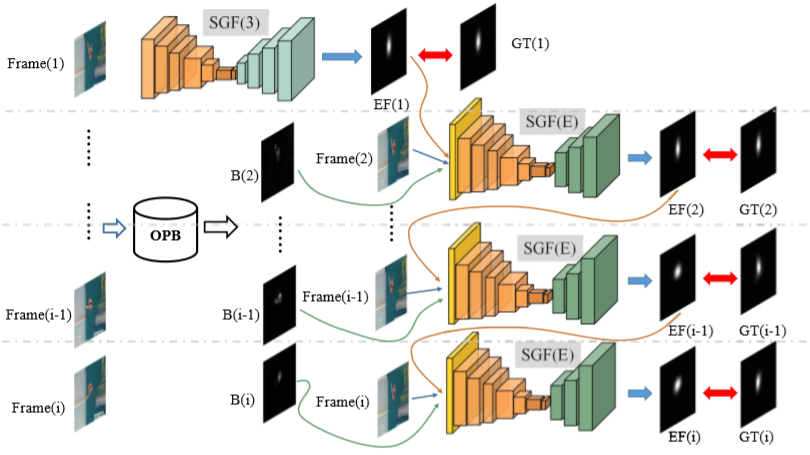
%> input picture figs/sg-fcn.png, 810 x 455 px
$ octave --eval "result = edge_detect(imread('../../figs/sg-fcn.png'));"   (GNU Octave 9; MATLAB toolbox functions it lacks are replaced by stand-ins)
%> lines starting %> are read from the running program, lines starting %| are printed output that depends on the picture
### OPB/computer/edge_canny.m
function [eout,thresh,mag] = edge_canny(varargin)


[a,method,thresh,sigma,~,~,~,~] = parse_inputs(varargin{:});
%> in parse_inputs, `I = varargin{1};`:
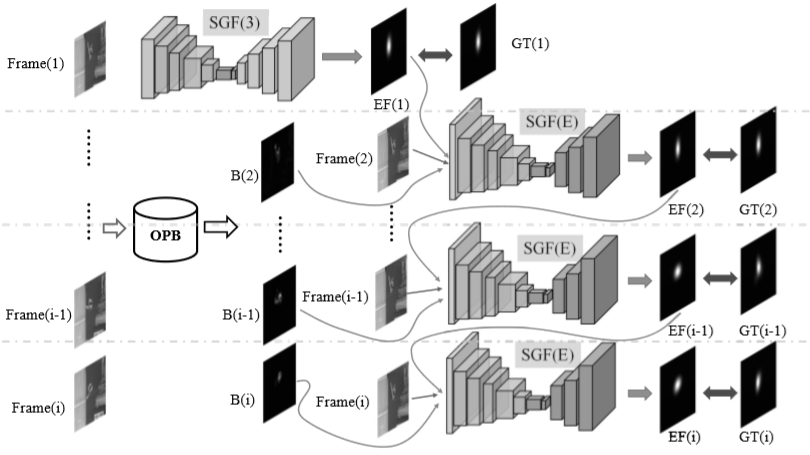
%> I: size 455x810 uint8; min 0, max 255, mean 217.2
%> the loop in parse_inputs, `for i = 2:nargin` made 1 pass
%> (str, j, Method) on pass 1: ('canny', 1, 'canny')
%> after the loop in parse_inputs, `for i = 2:nargin`: Direction = 'both'; Thinning = true
%> after the loop in parse_inputs, `for i = nonstr`: Sigma = 1; threshSpecified = 0
%> method = 'canny'; thresh = []; sigma = 1

% Check that the user specified a valid number of output arguments


% Transform to a double precision intensity image if necessary
if ~isa(a,'double') && ~isa(a,'single')
  a = im2single(a);
end

[m,n] = size(a);
%> m = 455; n = 810

% The output edge map:
e = false(m,n);

if strcmp(method,'canny')
  % Magic numbers
  GaussianDieOff = .0001;
  PercentOfPixelsNotEdges = .7; % Used for selecting thresholds
  ThresholdRatio = .4;          % Low thresh is this fraction of the high.

  % Design the filters - a gaussian and its derivative

  pw = 1:10; % possible widths
  ssq = sigma^2;
%> ssq = 1
  width = find(exp(-(pw.*pw)/(2*ssq))>GaussianDieOff,1,'last');
%> width = 4
  if isempty(width)
    width = 1;  % the user entered a really small sigma
  end

  t = (-width:width);
%> t = [-4 -3 -2 -1 0 1 2 3 4]
  gau = exp(-(t.*t)/(2*ssq))/(2*pi*ssq);     % the gaussian 1D filter
%> gau = [5.34e-05 0.00177 0.0215 0.0965 0.159 0.0965 0.0215 0.00177 5.34e-05]

  % Find the directional derivative of 2D Gaussian (along X-axis)
  % Since the result is symmetric along X, we can get the derivative along
  % Y-axis simply by transposing the result for X direction.
  [x,y]=meshgrid(-width:width,-width:width);
  dgau2D=-x.*exp(-(x.*x+y.*y)/(2*ssq))/(pi*ssq);
%> dgau2D = [1.43e-07 3.56e-06 2.89e-05 6.48e-05 0 -6.48e-05 -2.89e-05 -3.56e-06 -1.43e-07; 4.74e-06 0.000118 0.000957 0.00214 0 -0.00214 -0.000957 -0.000118 -4.74e-06; 5.78e-05 0.00144 0.0117 0.0261 0 -0.0261 -0.0117 -0.00144 -5.78e-05; 0.000259 0.00643 0.0523 0.117 0 -0.117 -0.0523 -0.00643 -0.000259; 0.000427 0.0106 0.0862 0.193 0 -0.193 -0.0862 -0.0106 -0.000427; 0.000259 0.00643 0.0523 0.117 0 -0.117 -0.0523 -0.00643 -0.000259; 5.78e-05 0.00144 0.0117 0.0261 0 -0.0261 -0.0117 -0.00144 -5.78e-05; 4.74e-06 0.000118 0.000957 0.00214 0 -0.00214 -0.000957 -0.000118 -4.74e-06; 1.43e-07 3.56e-06 2.89e-05 6.48e-05 0 -6.48e-05 -2.89e-05 -3.56e-06 -1.43e-07]

  % Convolve the filters with the image in each direction
  % The canny edge detector first requires convolution with
  % 2D gaussian, and then with the derivitave of a gaussian.
  % Since gaussian filter is separable, for smoothing, we can use
  % two 1D convolutions in order to achieve the effect of convolving
  % with 2D Gaussian.  We convolve along rows and then columns.
  %smooth the image out

  aSmooth=imfilter(a,gau,'conv','replicate');
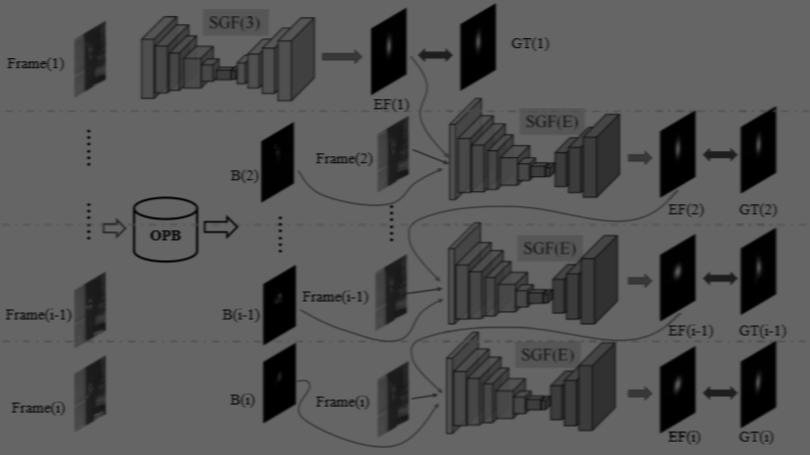
%> aSmooth: size 455x810 single; min 0.000708, max 0.399, mean 0.34
  aSmooth=imfilter(aSmooth,gau','conv','replicate');
%  imshow(aSmooth);

  %apply directional derivatives
  ax = imfilter(aSmooth, dgau2D, 'conv','replicate');
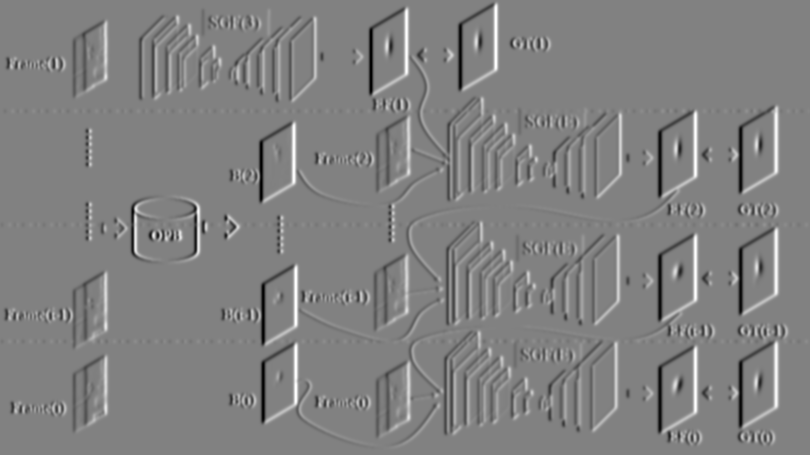
%> ax: size 455x810 single; min -0.0846, max 0.082, mean -1.23e-07; drawn with min black and max white
  ay = imfilter(aSmooth, dgau2D', 'conv','replicate');
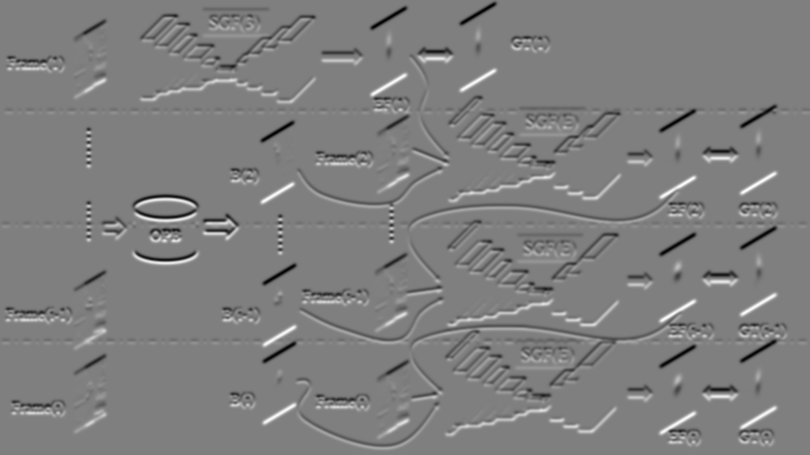
%> ay: size 455x810 single; min -0.0706, max 0.0707, mean 1.64e-08; drawn with min black and max white
  %

  mag = sqrt((ax.*ax) + (ay.*ay));
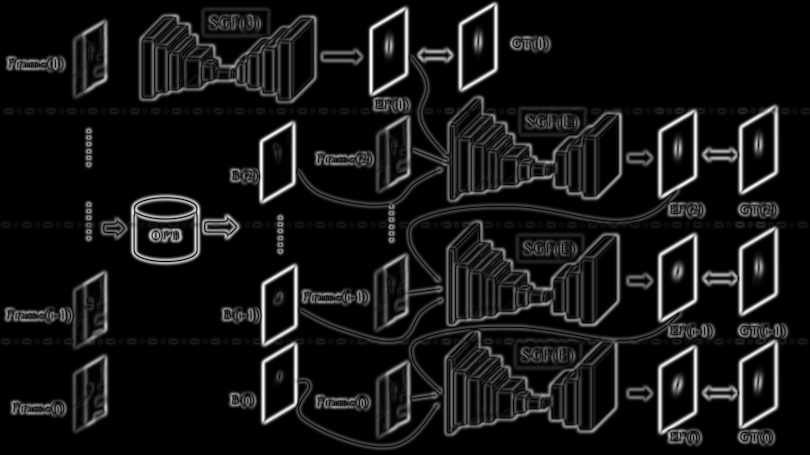
%> mag: size 455x810 single; min 1.2e-11, max 0.0846, mean 0.00685; drawn with min black and max white
  magmax = max(mag(:));
%> magmax = 0.0846
  if magmax>0
    mag = mag / magmax;   % normalize
  end
  % Select the thresholds
  if isempty(thresh)
    counts=imhist(mag, 64);%
%> counts = 64 values, max 219372 at index 1, min 42 at index 64, mean 5758.6
    highThresh = find(cumsum(counts) > PercentOfPixelsNotEdges*m*n,...
                      1,'first') / 64;
%> highThresh = 0.0625
    lowThresh = ThresholdRatio*highThresh;
%> lowThresh = 0.025
    thresh = [lowThresh highThresh];
%> thresh = [0.025 0.0625]
  elseif length(thresh)==1
    highThresh = thresh;
    if thresh>=1
      eid = sprintf('Images:%s:thresholdMustBeLessThanOne', mfilename);
      msg = 'The threshold must be less than 1.';
      error(eid,'%s',msg);
    end
    lowThresh = ThresholdRatio*thresh;
    thresh = [lowThresh highThresh];
  elseif length(thresh)==2
    lowThresh = thresh(1);
    highThresh = thresh(2);
    if (lowThresh >= highThresh) || (highThresh >= 1)
      eid = sprintf('Images:%s:thresholdOutOfRange', mfilename);
      msg = 'Thresh must be [low high], where low < high < 1.';
      error(eid,'%s',msg);
    end
  end
  idxStrong = [];
  for dir = 1:4
    idxLocalMax = cannyFindLocalMaxima(dir,ax,ay,mag);
    idxWeak = idxLocalMax(mag(idxLocalMax) > lowThresh);
    e(idxWeak)=1;
    idxStrong = [idxStrong; idxWeak(mag(idxWeak) > highThresh)];
  end
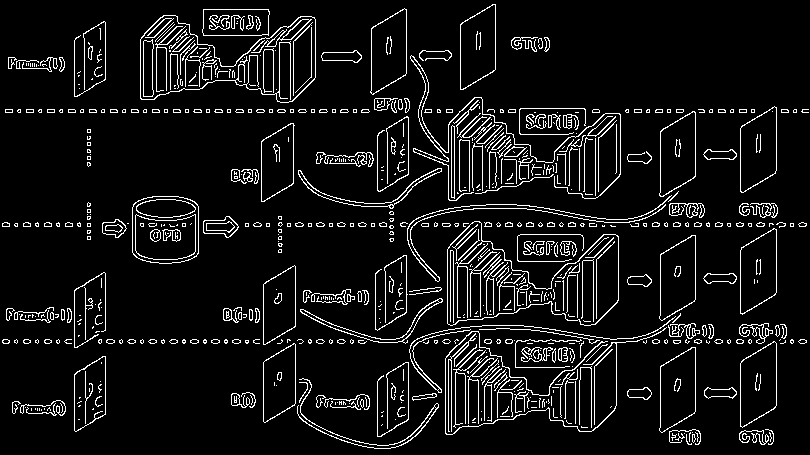
%> e: size 455x810 logical; 7.6% white in thin lines or dots

  if ~isempty(idxStrong) % result is all zeros if idxStrong is empty
    rstrong = rem(idxStrong-1, m)+1;
    cstrong = floor((idxStrong-1)/m)+1;
    e = bwselect(e, cstrong, rstrong, 8);
%> e: size 455x810 logical; 7.4% white in thin lines or dots
    e = bwmorph(e, 'thin', 1);  % Thin double (or triple) pixel wide contours
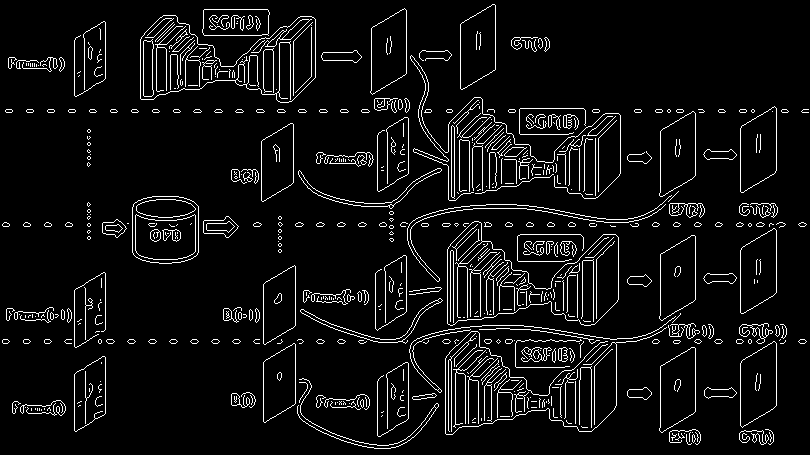
%> e: size 455x810 logical; 6.2% white in thin lines or dots
  end
end

if nargout==0,
  imshow(e);
else
  eout = e;
end
end


%%%%%%%%%%%%%%%%%%%%%%%%%%%%%%%%%%%%%%%%%%%%%%%%%%%%%%%%%%%%
%
%   Local Function : cannyFindLocalMaxima
%
function idxLocalMax = cannyFindLocalMaxima(direction,ix,iy,mag)
%
% This sub-function helps with the non-maximum suppression in the Canny
% edge detector.  The input parameters are:
%
%   direction - the index of which direction the gradient is pointing,
%               read from the diagram below. direction is 1, 2, 3, or 4.
%   ix        - input image filtered by derivative of gaussian along x
%   iy        - input image filtered by derivative of gaussian along y
%   mag       - the gradient magnitude image
%
%    there are 4 cases:
%
%                         The X marks the pixel in question, and each
%         3     2         of the quadrants for the gradient vector
%       O----0----0       fall into two cases, divided by the 45
%     4 |         | 1     degree line.  In one case the gradient
%       |         |       vector is more horizontal, and in the other
%       O    X    O       it is more vertical.  There are eight
%       |         |       divisions, but for the non-maximum suppression
%    (1)|         |(4)    we are only worried about 4 of them since we
%       O----O----O       use symmetric points about the center pixel.
%        (2)   (3)


[m,n] = size(mag);

% Find the indices of all points whose gradient (specified by the
% vector (ix,iy)) is going in the direction we're looking at.

switch direction
 case 1
  idx = find((iy<=0 & ix>-iy)  | (iy>=0 & ix<-iy));
 case 2
  idx = find((ix>0 & -iy>=ix)  | (ix<0 & -iy<=ix));
 case 3
  idx = find((ix<=0 & ix>iy) | (ix>=0 & ix<iy));
 case 4
  idx = find((iy<0 & ix<=iy) | (iy>0 & ix>=iy));
end

% Exclude the exterior pixels
if ~isempty(idx)
  v = mod(idx,m);
  extIdx = find(v==1 | v==0 | idx<=m | (idx>(n-1)*m));
  idx(extIdx) = [];
end

ixv = ix(idx);
iyv = iy(idx);
gradmag = mag(idx);

% Do the linear interpolations for the interior pixels
switch direction
 case 1
  d = abs(iyv./ixv);
  gradmag1 = mag(idx+m).*(1-d) + mag(idx+m-1).*d;
  gradmag2 = mag(idx-m).*(1-d) + mag(idx-m+1).*d;
 case 2
  d = abs(ixv./iyv);
  gradmag1 = mag(idx-1).*(1-d) + mag(idx+m-1).*d;
  gradmag2 = mag(idx+1).*(1-d) + mag(idx-m+1).*d;
 case 3
  d = abs(ixv./iyv);
  gradmag1 = mag(idx-1).*(1-d) + mag(idx-m-1).*d;
  gradmag2 = mag(idx+1).*(1-d) + mag(idx+m+1).*d;
 case 4
  d = abs(iyv./ixv);
  gradmag1 = mag(idx-m).*(1-d) + mag(idx-m-1).*d;
  gradmag2 = mag(idx+m).*(1-d) + mag(idx+m+1).*d;
end
idxLocalMax = idx(gradmag>=gradmag1 & gradmag>=gradmag2);

end

%%%%%%%%%%%%%%%%%%%%%%%%%%%%%%%%%%%%%%%%%%%%%%%%%%%%%%%%%%%%
%
%   Local Function : parse_inputs
%
function [I,Method,Thresh,Sigma,Thinning,H,kx,ky] = parse_inputs(varargin)
% OUTPUTS:
%   I      Image Data
%   Method Edge detection method
%   Thresh Threshold value
%   Sigma  standard deviation of Gaussian
%   H      Filter for Zero-crossing detection
%   kx,ky  From Directionality vector

error(nargchk(1,5,nargin,'struct'));

I = varargin{1};

iptcheckinput(I,{'numeric','logical'},{'nonsparse','2d'},mfilename,'I',1);

% Defaults
Method='sobel';
Thresh=[];
Direction='both';
Thinning=true;
Sigma=2;
H=[];
K=[1 1];

methods = {'canny','prewitt','sobel','marr-hildreth','log','roberts','zerocross'};
directions = {'both','horizontal','vertical'};
options = {'thinning','nothinning'};

% Now parse the nargin-1 remaining input arguments

% First get the strings - we do this because the interpretation of the
% rest of the arguments will depend on the method.
nonstr = [];   % ordered indices of non-string arguments
for i = 2:nargin
  if ischar(varargin{i})
    str = lower(varargin{i});
    j = strmatch(str,methods);
    k = strmatch(str,directions);
    l = strmatch(str,options);
    if ~isempty(j)
      Method = methods{j(1)};
      if strcmp(Method,'marr-hildreth')
        wid = sprintf('Images:%s:obsoleteMarrHildrethSyntax', mfilename);
        msg = '''Marr-Hildreth'' is an obsolete syntax, use ''LoG'' instead.';
        warning(wid,'%s',msg);
      end
    elseif ~isempty(k)
      Direction = directions{k(1)};
    elseif ~isempty(l)
      if strcmp(options{l(1)},'thinning')
        Thinning = true;
      else
        Thinning = false;
      end
    else
      eid = sprintf('Images:%s:invalidInputString', mfilename);
      msg = sprintf('%s%s%s', 'Invalid input string: ''', varargin{i},'''.');
      error(eid,'%s',msg);
    end
  else
    nonstr = [nonstr i];
  end
end

% Now get the rest of the arguments

eid_invalidArgs = sprintf('Images:%s:invalidInputArguments', mfilename);
msg_invalidArgs = 'Invalid input arguments';

  Sigma = 1.0;          % Default Std dev of gaussian for canny
  threshSpecified = 0;  % Threshold is not yet specified
  for i = nonstr
    if numel(varargin{i})==2 && ~threshSpecified
      Thresh = varargin{i};
      threshSpecified = 1;
    elseif numel(varargin{i})==1
      if ~threshSpecified
        Thresh = varargin{i};
        threshSpecified = 1;
      else
        Sigma = varargin{i};
      end
    elseif isempty(varargin{i}) && ~threshSpecified
      threshSpecified = 1;
    else
      error(eid_invalidArgs,msg_invalidArgs);
    end
  end


if Sigma<=0
  eid = sprintf('Images:%s:sigmaMustBePositive', mfilename);
  msg = 'Sigma must be positive';
  error(eid,'%s',msg);
end

switch Direction
 case 'both',
  kx = K(1); ky = K(2);
 case 'horizontal',
  kx = 0; ky = 1; % Directionality factor
 case 'vertical',
  kx = 1; ky = 0; % Directionality factor
 otherwise
  eid = sprintf('Images:%s:badDirectionString', mfilename);
  msg = 'Unrecognized direction string';
  error(eid,'%s',msg);
end
end

### OPB/computer/edge_detect.m
function G = edge_detect(im)
%     G = canny_edge(rgb2gray(im));
    [~,~,G]=edge_canny(rgb2gray(im),'canny');

end

$ run again, on figs/sgfe.png
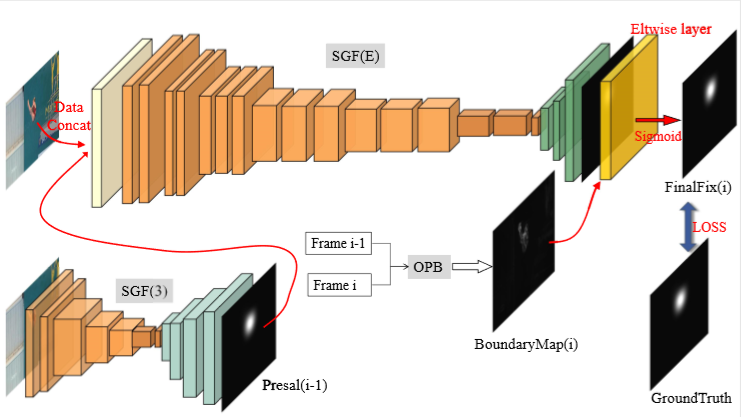
%> input picture figs/sgfe.png, 741 x 417 px
%> the loop in parse_inputs, `for i = 2:nargin` made 1 pass
%> (str, j, Method) on pass 1: ('canny', 1, 'canny')
%> after the loop in parse_inputs, `for i = 2:nargin`: Direction = 'both'; Thinning = true
%> after the loop in parse_inputs, `for i = nonstr`: Sigma = 1; threshSpecified = 0
%> in edge_canny, `[a,method,thresh,sigma,~,~,~,~] = parse_inputs(varargin{:});`: method = 'canny'; thresh = []; sigma = 1
%> width = 4
%> t = [-4 -3 -2 -1 0 1 2 3 4]
%> gau = [5.34e-05 0.00177 0.0215 0.0965 0.159 0.0965 0.0215 0.00177 5.34e-05]
%> dgau2D = [1.43e-07 3.56e-06 2.89e-05 6.48e-05 0 -6.48e-05 -2.89e-05 -3.56e-06 -1.43e-07; 4.74e-06 0.000118 0.000957 0.00214 0 -0.00214 -0.000957 -0.000118 -4.74e-06; 5.78e-05 0.00144 0.0117 0.0261 0 -0.0261 -0.0117 -0.00144 -5.78e-05; 0.000259 0.00643 0.0523 0.117 0 -0.117 -0.0523 -0.00643 -0.000259; 0.000427 0.0106 0.0862 0.193 0 -0.193 -0.0862 -0.0106 -0.000427; 0.000259 0.00643 0.0523 0.117 0 -0.117 -0.0523 -0.00643 -0.000259; 5.78e-05 0.00144 0.0117 0.0261 0 -0.0261 -0.0117 -0.00144 -5.78e-05; 4.74e-06 0.000118 0.000957 0.00214 0 -0.00214 -0.000957 -0.000118 -4.74e-06; 1.43e-07 3.56e-06 2.89e-05 6.48e-05 0 -6.48e-05 -2.89e-05 -3.56e-06 -1.43e-07]
%> magmax = 0.0804
%> counts = 64 values, max 190778 at index 1, min 28 at index 57, mean 4828.1
%> highThresh = 0.0625
%> lowThresh = 0.025
%> in edge_canny, `thresh = [lowThresh highThresh];`: thresh = [0.025 0.0625]
%> after the loop in edge_canny, `for dir = 1:4`:
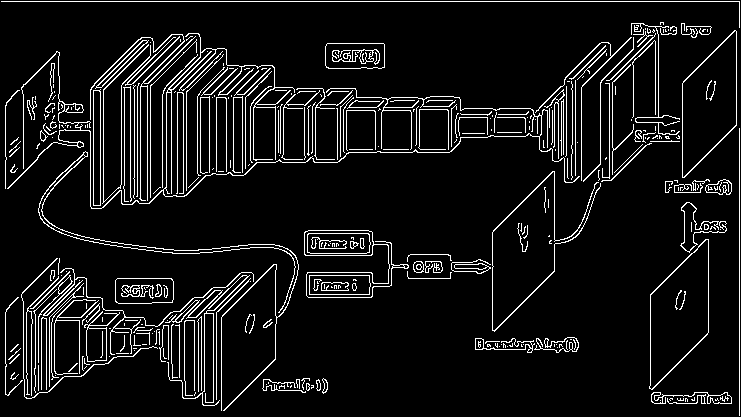
%> e: size 417x741 logical; 7.9% white in thin lines or dots
%> in edge_canny, `e = bwmorph(e, 'thin', 1);`:
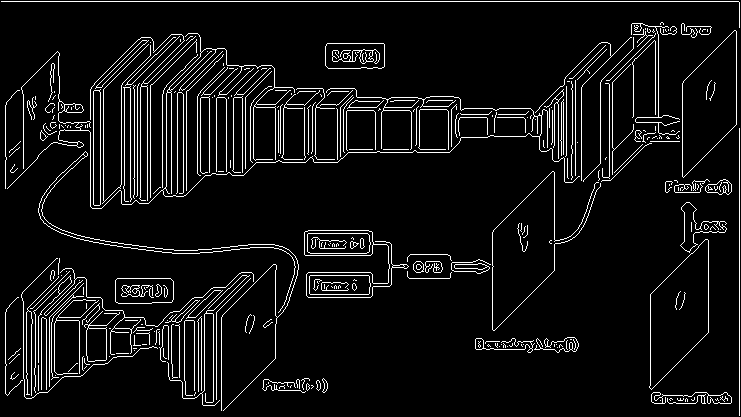
%> e: size 417x741 logical; 6.6% white in thin lines or dots
